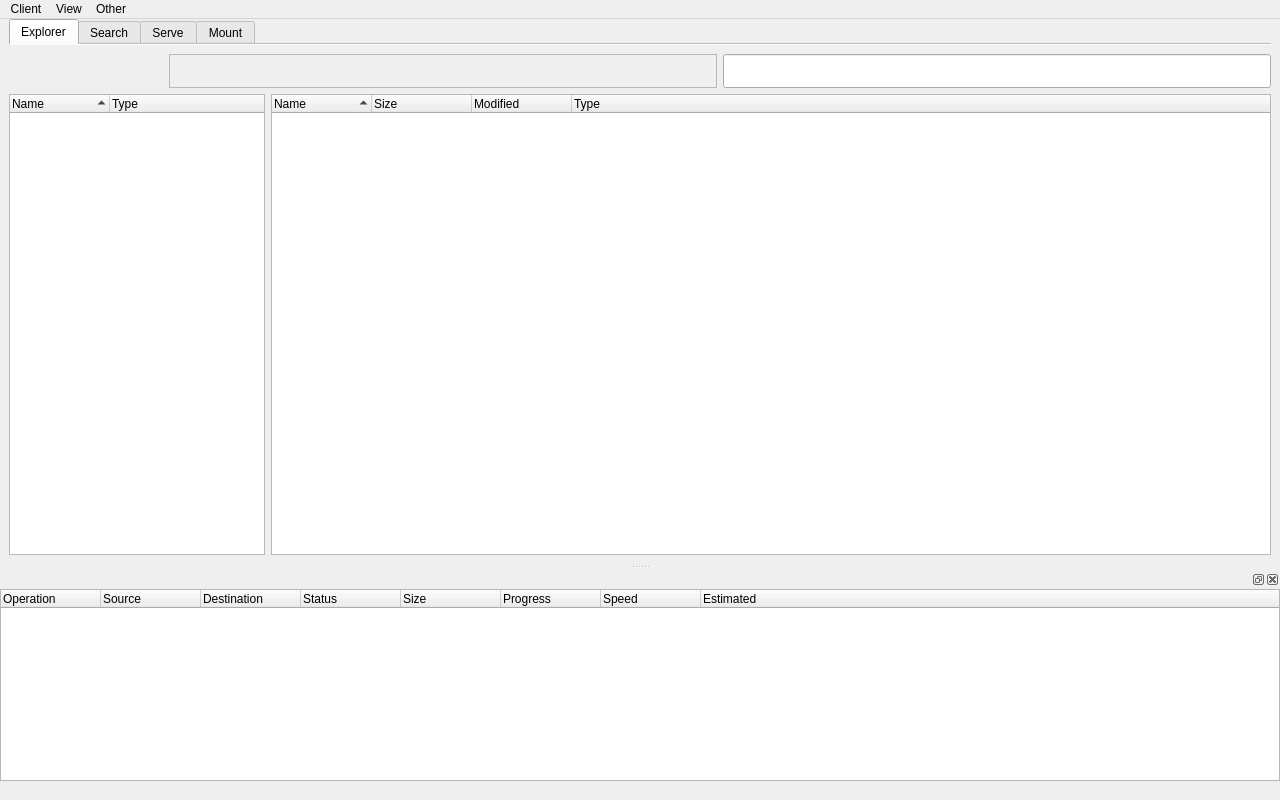
<?xml version="1.0" encoding="UTF-8"?>
<ui version="4.0">
 <class>MainWindow</class>
 <widget class="QMainWindow" name="MainWindow">
  <property name="geometry">
   <rect>
    <x>0</x>
    <y>0</y>
    <width>1280</width>
    <height>800</height>
   </rect>
  </property>
  <property name="windowTitle">
   <string notr="true">Cloud Explorer</string>
  </property>
  <widget class="QWidget" name="centralwidget">
   <layout class="QVBoxLayout" name="verticalLayout">
    <property name="topMargin">
     <number>0</number>
    </property>
    <property name="bottomMargin">
     <number>0</number>
    </property>
    <item>
     <widget class="QTabWidget" name="tabWidget">
      <property name="documentMode">
       <bool>true</bool>
      </property>
      <widget class="QWidget" name="tab_explorer">
       <attribute name="icon">
        <iconset theme="system-file-manager"/>
       </attribute>
       <attribute name="title">
        <string>Explorer</string>
       </attribute>
       <layout class="QVBoxLayout" name="verticalLayout_3">
        <property name="leftMargin">
         <number>0</number>
        </property>
        <property name="rightMargin">
         <number>0</number>
        </property>
        <item>
         <layout class="QHBoxLayout" name="horizontalLayout">
          <item>
           <widget class="QPushButton" name="button_prev_history">
            <property name="enabled">
             <bool>false</bool>
            </property>
            <property name="sizePolicy">
             <sizepolicy hsizetype="Fixed" vsizetype="Fixed">
              <horstretch>0</horstretch>
              <verstretch>0</verstretch>
             </sizepolicy>
            </property>
            <property name="minimumSize">
             <size>
              <width>34</width>
              <height>34</height>
             </size>
            </property>
            <property name="maximumSize">
             <size>
              <width>34</width>
              <height>34</height>
             </size>
            </property>
            <property name="text">
             <string/>
            </property>
            <property name="icon">
             <iconset theme="go-previous"/>
            </property>
            <property name="flat">
             <bool>true</bool>
            </property>
           </widget>
          </item>
          <item>
           <widget class="QPushButton" name="button_next_history">
            <property name="enabled">
             <bool>false</bool>
            </property>
            <property name="sizePolicy">
             <sizepolicy hsizetype="Fixed" vsizetype="Fixed">
              <horstretch>0</horstretch>
              <verstretch>0</verstretch>
             </sizepolicy>
            </property>
            <property name="minimumSize">
             <size>
              <width>34</width>
              <height>34</height>
             </size>
            </property>
            <property name="maximumSize">
             <size>
              <width>34</width>
              <height>34</height>
             </size>
            </property>
            <property name="text">
             <string/>
            </property>
            <property name="icon">
             <iconset theme="go-next"/>
            </property>
            <property name="flat">
             <bool>true</bool>
            </property>
           </widget>
          </item>
          <item>
           <widget class="QPushButton" name="button_exit_dir">
            <property name="enabled">
             <bool>false</bool>
            </property>
            <property name="sizePolicy">
             <sizepolicy hsizetype="Fixed" vsizetype="Fixed">
              <horstretch>0</horstretch>
              <verstretch>0</verstretch>
             </sizepolicy>
            </property>
            <property name="minimumSize">
             <size>
              <width>34</width>
              <height>34</height>
             </size>
            </property>
            <property name="maximumSize">
             <size>
              <width>34</width>
              <height>34</height>
             </size>
            </property>
            <property name="text">
             <string/>
            </property>
            <property name="icon">
             <iconset theme="go-up"/>
            </property>
            <property name="flat">
             <bool>true</bool>
            </property>
           </widget>
          </item>
          <item>
           <widget class="QPushButton" name="button_update">
            <property name="minimumSize">
             <size>
              <width>34</width>
              <height>34</height>
             </size>
            </property>
            <property name="maximumSize">
             <size>
              <width>34</width>
              <height>34</height>
             </size>
            </property>
            <property name="icon">
             <iconset theme="view-refresh"/>
            </property>
            <property name="flat">
             <bool>true</bool>
            </property>
           </widget>
          </item>
          <item>
           <widget class="QFrame" name="path_list_frame">
            <property name="sizePolicy">
             <sizepolicy hsizetype="Expanding" vsizetype="Fixed">
              <horstretch>0</horstretch>
              <verstretch>0</verstretch>
             </sizepolicy>
            </property>
            <property name="minimumSize">
             <size>
              <width>0</width>
              <height>34</height>
             </size>
            </property>
            <property name="maximumSize">
             <size>
              <width>16777215</width>
              <height>34</height>
             </size>
            </property>
            <property name="frameShape">
             <enum>QFrame::Shape::StyledPanel</enum>
            </property>
            <layout class="QHBoxLayout" name="horizontalLayout_3">
             <property name="spacing">
              <number>3</number>
             </property>
             <property name="leftMargin">
              <number>0</number>
             </property>
             <property name="topMargin">
              <number>0</number>
             </property>
             <property name="rightMargin">
              <number>0</number>
             </property>
             <property name="bottomMargin">
              <number>0</number>
             </property>
             <item>
              <layout class="QHBoxLayout" name="path_list">
               <property name="spacing">
                <number>0</number>
               </property>
              </layout>
             </item>
             <item>
              <widget class="QPushButton" name="pushButton_input_path">
               <property name="sizePolicy">
                <sizepolicy hsizetype="Expanding" vsizetype="Expanding">
                 <horstretch>0</horstretch>
                 <verstretch>0</verstretch>
                </sizepolicy>
               </property>
               <property name="text">
                <string notr="true"/>
               </property>
               <property name="flat">
                <bool>true</bool>
               </property>
              </widget>
             </item>
            </layout>
           </widget>
          </item>
          <item>
           <widget class="QLineEdit" name="lineEdit_input_path">
            <property name="sizePolicy">
             <sizepolicy hsizetype="Expanding" vsizetype="Minimum">
              <horstretch>0</horstretch>
              <verstretch>0</verstretch>
             </sizepolicy>
            </property>
            <property name="clearButtonEnabled">
             <bool>true</bool>
            </property>
           </widget>
          </item>
         </layout>
        </item>
        <item>
         <layout class="QHBoxLayout" name="horizontalLayout_2">
          <item>
           <widget class="QTreeWidget" name="treeWidget_remotes">
            <property name="sizePolicy">
             <sizepolicy hsizetype="Preferred" vsizetype="Expanding">
              <horstretch>0</horstretch>
              <verstretch>0</verstretch>
             </sizepolicy>
            </property>
            <property name="contextMenuPolicy">
             <enum>Qt::ContextMenuPolicy::CustomContextMenu</enum>
            </property>
            <property name="rootIsDecorated">
             <bool>false</bool>
            </property>
            <property name="sortingEnabled">
             <bool>true</bool>
            </property>
            <column>
             <property name="text">
              <string>Name</string>
             </property>
            </column>
            <column>
             <property name="text">
              <string>Type</string>
             </property>
            </column>
           </widget>
          </item>
          <item>
           <widget class="QTreeWidget" name="treeWidget_files">
            <property name="contextMenuPolicy">
             <enum>Qt::ContextMenuPolicy::CustomContextMenu</enum>
            </property>
            <property name="dragEnabled">
             <bool>true</bool>
            </property>
            <property name="dragDropMode">
             <enum>QAbstractItemView::DragDropMode::DragOnly</enum>
            </property>
            <property name="defaultDropAction">
             <enum>Qt::DropAction::CopyAction</enum>
            </property>
            <property name="selectionMode">
             <enum>QAbstractItemView::SelectionMode::ExtendedSelection</enum>
            </property>
            <property name="rootIsDecorated">
             <bool>false</bool>
            </property>
            <property name="sortingEnabled">
             <bool>true</bool>
            </property>
            <column>
             <property name="text">
              <string>Name</string>
             </property>
            </column>
            <column>
             <property name="text">
              <string>Size</string>
             </property>
            </column>
            <column>
             <property name="text">
              <string>Modified</string>
             </property>
            </column>
            <column>
             <property name="text">
              <string>Type</string>
             </property>
            </column>
           </widget>
          </item>
         </layout>
        </item>
       </layout>
      </widget>
      <widget class="QWidget" name="tab_search">
       <attribute name="icon">
        <iconset theme="edit-find"/>
       </attribute>
       <attribute name="title">
        <string>Search</string>
       </attribute>
       <layout class="QVBoxLayout" name="verticalLayout_4">
        <property name="leftMargin">
         <number>0</number>
        </property>
        <property name="rightMargin">
         <number>0</number>
        </property>
        <item>
         <layout class="QHBoxLayout" name="horizontalLayout_5">
          <item>
           <widget class="QLineEdit" name="lineEdit_search">
            <property name="placeholderText">
             <string>Search</string>
            </property>
           </widget>
          </item>
          <item>
           <widget class="QComboBox" name="comboBox_search"/>
          </item>
          <item>
           <widget class="QPushButton" name="button_search">
            <property name="text">
             <string>Search</string>
            </property>
           </widget>
          </item>
         </layout>
        </item>
        <item>
         <widget class="QTreeWidget" name="treeWidget_search">
          <property name="contextMenuPolicy">
           <enum>Qt::ContextMenuPolicy::CustomContextMenu</enum>
          </property>
          <property name="dragEnabled">
           <bool>true</bool>
          </property>
          <property name="dragDropMode">
           <enum>QAbstractItemView::DragDropMode::DragOnly</enum>
          </property>
          <property name="selectionMode">
           <enum>QAbstractItemView::SelectionMode::ExtendedSelection</enum>
          </property>
          <property name="rootIsDecorated">
           <bool>false</bool>
          </property>
          <column>
           <property name="text">
            <string>Name</string>
           </property>
          </column>
          <column>
           <property name="text">
            <string>Size</string>
           </property>
          </column>
          <column>
           <property name="text">
            <string>Modified</string>
           </property>
          </column>
          <column>
           <property name="text">
            <string>Type</string>
           </property>
          </column>
          <column>
           <property name="text">
            <string>Path</string>
           </property>
          </column>
         </widget>
        </item>
       </layout>
      </widget>
      <widget class="QWidget" name="tab_serve">
       <attribute name="icon">
        <iconset theme="applications-internet"/>
       </attribute>
       <attribute name="title">
        <string>Serve</string>
       </attribute>
       <layout class="QVBoxLayout" name="verticalLayout_5">
        <property name="leftMargin">
         <number>0</number>
        </property>
        <property name="rightMargin">
         <number>0</number>
        </property>
        <item>
         <widget class="QPushButton" name="button_new_serve">
          <property name="text">
           <string>New serve</string>
          </property>
         </widget>
        </item>
        <item>
         <widget class="QTreeWidget" name="treeWidget_serve">
          <property name="contextMenuPolicy">
           <enum>Qt::ContextMenuPolicy::CustomContextMenu</enum>
          </property>
          <property name="rootIsDecorated">
           <bool>false</bool>
          </property>
          <column>
           <property name="text">
            <string>Protocol</string>
           </property>
          </column>
          <column>
           <property name="text">
            <string>Path</string>
           </property>
          </column>
          <column>
           <property name="text">
            <string>Address</string>
           </property>
          </column>
          <column>
           <property name="text">
            <string>Username</string>
           </property>
          </column>
          <column>
           <property name="text">
            <string>Password</string>
           </property>
          </column>
          <column>
           <property name="text">
            <string>Read-only</string>
           </property>
          </column>
         </widget>
        </item>
       </layout>
      </widget>
      <widget class="QWidget" name="tab_mount">
       <attribute name="icon">
        <iconset theme="drive-harddisk"/>
       </attribute>
       <attribute name="title">
        <string extracomment="noun">Mount</string>
       </attribute>
       <layout class="QVBoxLayout" name="verticalLayout_6">
        <property name="leftMargin">
         <number>0</number>
        </property>
        <property name="rightMargin">
         <number>0</number>
        </property>
        <item>
         <layout class="QHBoxLayout" name="horizontalLayout_6">
          <item>
           <widget class="QLabel" name="label">
            <property name="sizePolicy">
             <sizepolicy hsizetype="Fixed" vsizetype="Preferred">
              <horstretch>0</horstretch>
              <verstretch>0</verstretch>
             </sizepolicy>
            </property>
            <property name="text">
             <string>Remote path</string>
            </property>
           </widget>
          </item>
          <item>
           <widget class="QComboBox" name="comboBox_remote">
            <property name="sizePolicy">
             <sizepolicy hsizetype="Expanding" vsizetype="Fixed">
              <horstretch>0</horstretch>
              <verstretch>0</verstretch>
             </sizepolicy>
            </property>
            <property name="editable">
             <bool>true</bool>
            </property>
           </widget>
          </item>
          <item>
           <widget class="QLabel" name="label_2">
            <property name="sizePolicy">
             <sizepolicy hsizetype="Fixed" vsizetype="Preferred">
              <horstretch>0</horstretch>
              <verstretch>0</verstretch>
             </sizepolicy>
            </property>
            <property name="text">
             <string>Mount point</string>
            </property>
           </widget>
          </item>
          <item>
           <widget class="QComboBox" name="comboBox_mount_point">
            <property name="sizePolicy">
             <sizepolicy hsizetype="Expanding" vsizetype="Fixed">
              <horstretch>0</horstretch>
              <verstretch>0</verstretch>
             </sizepolicy>
            </property>
            <property name="editable">
             <bool>true</bool>
            </property>
           </widget>
          </item>
          <item>
           <widget class="QToolButton" name="toolButton_mount_point">
            <property name="text">
             <string notr="true">...</string>
            </property>
           </widget>
          </item>
          <item>
           <widget class="QPushButton" name="button_mount">
            <property name="sizePolicy">
             <sizepolicy hsizetype="Fixed" vsizetype="Fixed">
              <horstretch>0</horstretch>
              <verstretch>0</verstretch>
             </sizepolicy>
            </property>
            <property name="text">
             <string comment="verb">Mount</string>
            </property>
           </widget>
          </item>
         </layout>
        </item>
        <item>
         <widget class="QTreeWidget" name="treeWidget_mount">
          <property name="contextMenuPolicy">
           <enum>Qt::ContextMenuPolicy::CustomContextMenu</enum>
          </property>
          <property name="rootIsDecorated">
           <bool>false</bool>
          </property>
          <column>
           <property name="text">
            <string>Remote</string>
           </property>
          </column>
          <column>
           <property name="text">
            <string>Type</string>
           </property>
          </column>
          <column>
           <property name="text">
            <string>Mount point</string>
           </property>
          </column>
          <column>
           <property name="text">
            <string>Remember</string>
           </property>
          </column>
         </widget>
        </item>
       </layout>
      </widget>
     </widget>
    </item>
   </layout>
  </widget>
  <widget class="QMenuBar" name="menubar">
   <property name="geometry">
    <rect>
     <x>0</x>
     <y>0</y>
     <width>1280</width>
     <height>33</height>
    </rect>
   </property>
   <widget class="QMenu" name="menuClient">
    <property name="title">
     <string>Client</string>
    </property>
    <addaction name="action_new_remote"/>
    <addaction name="action_new_serve"/>
    <addaction name="separator"/>
    <addaction name="action_config_rclone"/>
    <addaction name="action_settings"/>
    <addaction name="separator"/>
    <addaction name="action_exit"/>
   </widget>
   <widget class="QMenu" name="menuOther">
    <property name="title">
     <string>Other</string>
    </property>
    <addaction name="action_about"/>
   </widget>
   <widget class="QMenu" name="menuView">
    <property name="title">
     <string>View</string>
    </property>
    <addaction name="action_show_tasks"/>
    <addaction name="action_list_remotes"/>
   </widget>
   <addaction name="menuClient"/>
   <addaction name="menuView"/>
   <addaction name="menuOther"/>
  </widget>
  <widget class="QStatusBar" name="statusbar">
   <property name="sizeGripEnabled">
    <bool>false</bool>
   </property>
  </widget>
  <widget class="QDockWidget" name="dock_tasks">
   <attribute name="dockWidgetArea">
    <number>8</number>
   </attribute>
   <widget class="QWidget" name="dockWidgetContents">
    <layout class="QVBoxLayout" name="verticalLayout_2">
     <property name="spacing">
      <number>0</number>
     </property>
     <property name="leftMargin">
      <number>0</number>
     </property>
     <property name="topMargin">
      <number>0</number>
     </property>
     <property name="rightMargin">
      <number>0</number>
     </property>
     <property name="bottomMargin">
      <number>0</number>
     </property>
     <item>
      <widget class="QTreeWidget" name="treeWidget_tasks">
       <property name="contextMenuPolicy">
        <enum>Qt::ContextMenuPolicy::CustomContextMenu</enum>
       </property>
       <property name="rootIsDecorated">
        <bool>false</bool>
       </property>
       <column>
        <property name="text">
         <string>Operation</string>
        </property>
       </column>
       <column>
        <property name="text">
         <string>Source</string>
        </property>
       </column>
       <column>
        <property name="text">
         <string>Destination</string>
        </property>
       </column>
       <column>
        <property name="text">
         <string>Status</string>
        </property>
       </column>
       <column>
        <property name="text">
         <string>Size</string>
        </property>
       </column>
       <column>
        <property name="text">
         <string>Progress</string>
        </property>
       </column>
       <column>
        <property name="text">
         <string>Speed</string>
        </property>
       </column>
       <column>
        <property name="text">
         <string>Estimated</string>
        </property>
       </column>
      </widget>
     </item>
    </layout>
   </widget>
  </widget>
  <action name="action_new_remote">
   <property name="icon">
    <iconset theme="system-file-manager"/>
   </property>
   <property name="text">
    <string>New remote</string>
   </property>
  </action>
  <action name="action_exit">
   <property name="icon">
    <iconset theme="application-exit"/>
   </property>
   <property name="text">
    <string>Exit</string>
   </property>
  </action>
  <action name="action_about">
   <property name="icon">
    <iconset theme="help-about"/>
   </property>
   <property name="text">
    <string>About</string>
   </property>
  </action>
  <action name="action_list_remotes">
   <property name="checkable">
    <bool>true</bool>
   </property>
   <property name="checked">
    <bool>true</bool>
   </property>
   <property name="text">
    <string>List remotes</string>
   </property>
  </action>
  <action name="action_new_serve">
   <property name="icon">
    <iconset theme="applications-internet"/>
   </property>
   <property name="text">
    <string>New serve</string>
   </property>
  </action>
  <action name="action_settings">
   <property name="icon">
    <iconset theme="applications-development"/>
   </property>
   <property name="text">
    <string>Settings</string>
   </property>
  </action>
  <action name="action_show_tasks">
   <property name="text">
    <string>Show tasks</string>
   </property>
  </action>
  <action name="action_config_rclone">
   <property name="text">
    <string>Config Rclone</string>
   </property>
  </action>
 </widget>
 <resources/>
 <connections/>
</ui>
